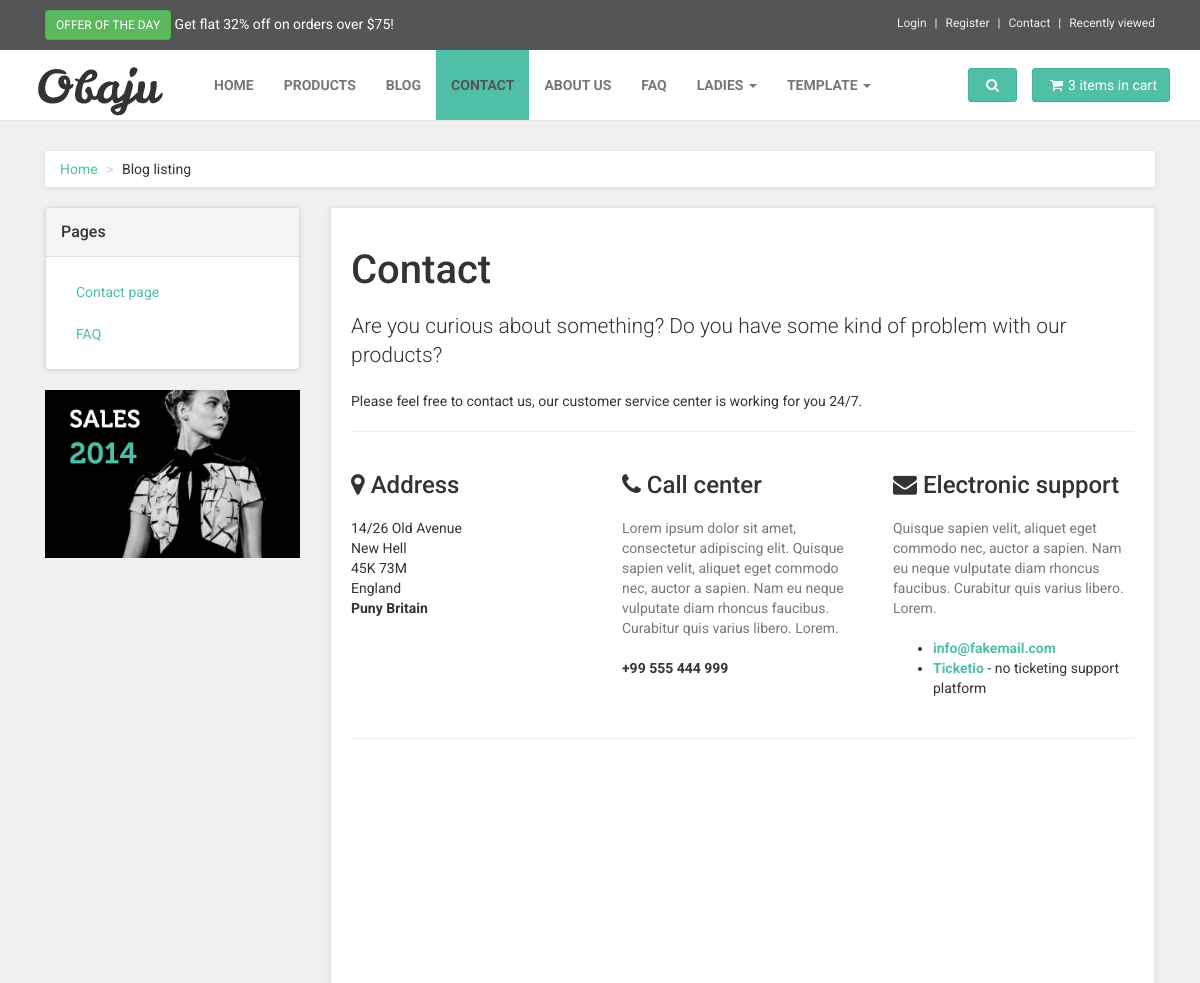
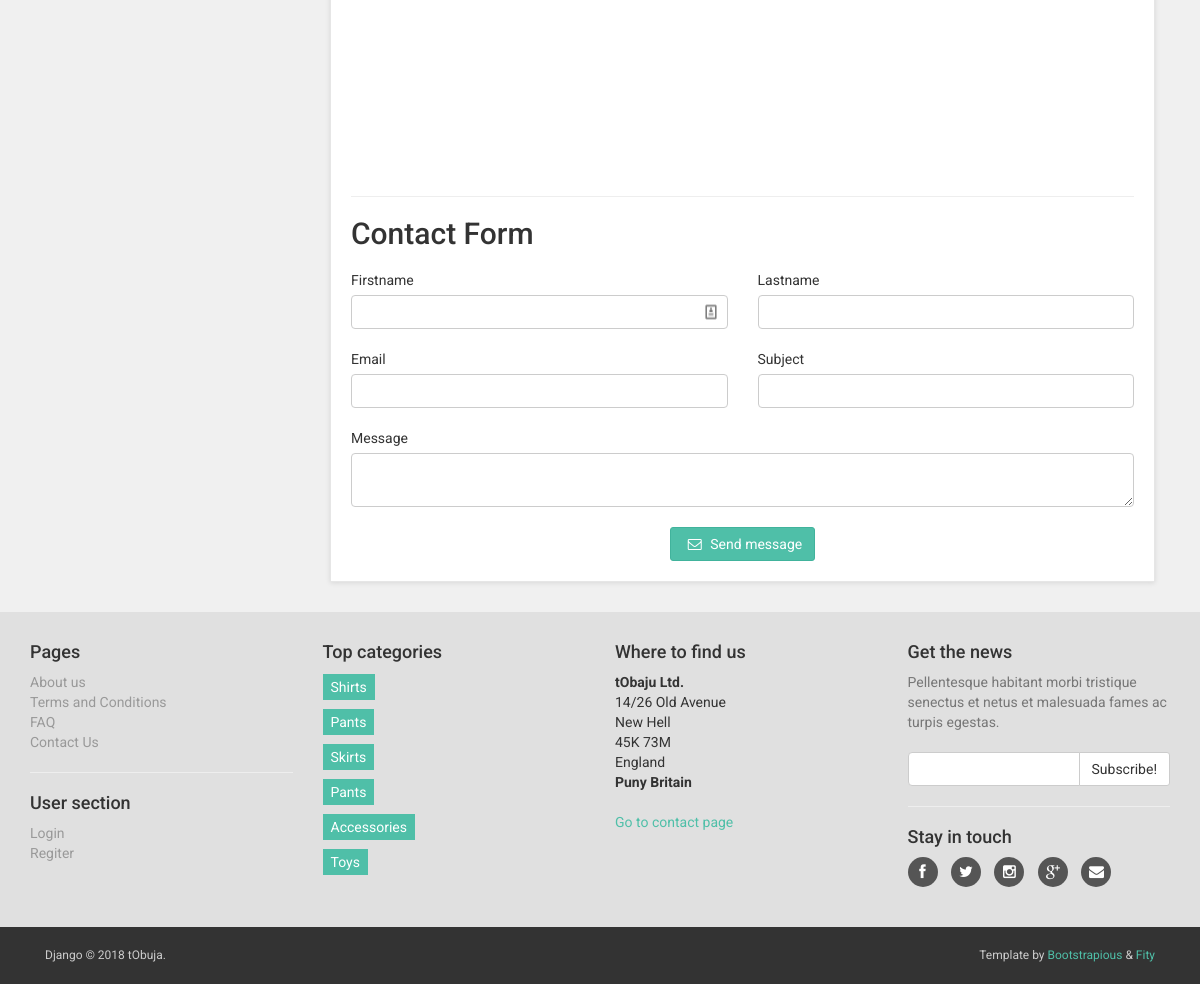
Page /contact/ on the committed database (2 pictures, top to bottom).
### shophome/models.py (models this page shows, shortened)
class TopOffer(models.Model):
    percentage = models.CharField(max_length=2)
    limit = models.CharField(max_length=5)
    create = models.DateTimeField(auto_now_add=True)
    update = models.DateTimeField(auto_now=True)

class Logo(models.Model):
    name = models.CharField(max_length=250, null=True, blank=True)
    image_large = models.ImageField(upload_to='homepage/logo/%Y/%m/%d/', null=True, blank=True)
    image_small = models.ImageField(upload_to='homepage/logo/%Y/%m/%d/', null=True, blank=True)
    create = models.DateTimeField(auto_now_add=True, null=True, blank=True)
    update = models.DateTimeField(auto_now=True, null=True, blank=True)

class ContactUsPage(models.Model):
    corporate_name = models.CharField(max_length=100, null=True, blank=True)
    street = models.CharField(max_length=100, null=True, blank=True)
    city = models.CharField(max_length=100, null=True, blank=True)
    postcode = models.CharField(max_length=12, null=True, blank=True)
    division = models.CharField(max_length=100, null=True, blank=True)
    country = models.CharField(max_length=100, null=True, blank=True)
    call_center_info = models.TextField(null=True, blank=True)
    call_center_phone = models.CharField(max_length=100, null=True, blank=True)
    electronic_support = models.TextField(null=True, blank=True)
    electronic_email = models.EmailField(null=True, blank=True)
    electronic_ticket_link = models.URLField(max_length=300, null=True, blank=True)
    electronic_ticket = models.CharField(max_length=250, null=True, blank=True)
    map_snippet = models.TextField(null=True, blank=True)
    create = models.DateTimeField(auto_now_add=True)
    update = models.DateTimeField(auto_now=True)
    class Meta:
        verbose_name = 'Contact Us'
        verbose_name_plural = 'Contact Us Page'

### products/models.py (models this page shows, shortened)
class ProductCategory(models.Model):
    CHOICES = (
        ('draft', 'Draft'),
        ('published', 'Published'),
    )
    name = models.CharField(max_length=250)
    cat_group = models.ForeignKey(CategoryGroup, on_delete=models.CASCADE, null=True, blank=True)
    image = models.ImageField(upload_to='product/category/%Y/%m/%d/', null=True, blank=True)
    description = models.TextField()
    status = models.CharField(max_length=20, choices=CHOICES, default='draft')
    create = models.DateTimeField(auto_now_add=True)
    update = models.DateTimeField(auto_now=True)
    class Meta:
        verbose_name = 'Product Category'
        verbose_name_plural = 'Product Categories'

### shophome/views.py (the view)
# urls.py: url(r'^contact/$', views.contact, name='contact'),
def contact(request):
    categories = ProductCategory.objects.filter(status='published')
    contactus = get_object_or_404(ContactUsPage)
    logo = get_object_or_404(Logo)
    offer = get_object_or_404(TopOffer)
    template = 'contact/contact.html'
    context = {
        'logo': logo,
        'offer': offer,
        'contactus': contactus,
        'categories': categories
    }
    return render(request, template, context)

### templates/contact/contact.html (shortened to what this page needs)
{% extends 'base.html' %}
{% block content %}
    <div id="content">
        <div class="container">
            <div class="col-md-12">
                {% include 'partials/_breadcrumb.html' %}
            </div>
            {% include 'contact/inc/sidebar.html' %}
            <div class="col-md-9">
                <div class="box" id="contact">
                    <h1>Contact</h1>
                    <p class="lead">Are you curious about something? Do you have some kind of problem with our
                        products?</p>
                    <p>Please feel free to contact us, our customer service center is working for you 24/7.</p>
                    <hr>
                    <div class="row">
                        <div class="col-sm-4">
                            <h3><i class="fa fa-map-marker"></i> Address</h3>
                            <p>{{ contactus.street }}
                                <br>{{ contactus.city }}
                                <br>{{ contactus.postcode }}
                                <br>{{ contactus.division }}
                                <br>
                                <strong>{{ contactus.country }}</strong>
                            </p>
                        </div>
                        <div class="col-sm-4">
                            <h3><i class="fa fa-phone"></i> Call center</h3>
                            <p class="text-muted">{{ contactus.call_center_info }}</p>
                            <p><strong>{{ contactus.call_center_phone }}</strong>
                            </p>
                        </div>
                        <div class="col-sm-4">
                            <h3><i class="fa fa-envelope"></i> Electronic support</h3>
                            <p class="text-muted">{{ contactus.electronic_support }}</p>
                            <ul>
                                <li><strong><a href="mailto:{{ contactus.electronic_email }}">{{ contactus.electronic_email }}</a></strong>
                                </li>
                                <li><strong><a href="{{ contactus.electronic_ticket_link }}">Ticketio</a></strong> - {{ contactus.electronic_ticket }}</li>
                            </ul>
                        </div>
                    </div>
                    <hr>
                    <div id="map">
                    </div>
                    <hr>
                    <h2>Contact Form</h2>
                    {% include 'contact/inc/contact_form.html' %}
                </div>
            </div>
        </div>
    </div>
{% endblock %}

### templates/partials/_topbar.html (shortened to what this page needs)
<div id="top">
    <div class="container">
        <div class="col-md-6 offer" data-animate="fadeInDown">
            <a href="#" class="btn btn-success btn-sm" data-animate-hover="shake">Offer of the day</a> <a href="#">Get
            flat {{ offer.percentage }}% off on orders over ${{ offer.limit }}!</a>
        </div>
        <div class="col-md-6" data-animate="fadeInDown">
            <ul class="menu">
                <li><a href="#" data-toggle="modal" data-target="#login-modal">Login</a>
                </li>
                <li><a href="register.html">Register</a>
                </li>
                <li><a href="contact.html">Contact</a>
                </li>
                <li><a href="#">Recently viewed</a>
                </li>
            </ul>
        </div>
    </div>
</div>

### templates/partials/_navbar.html (shortened to what this page needs)
{% load static %}
<div class="navbar navbar-default yamm" role="navigation" id="navbar">
    <div class="container">
        <div class="navbar-header">
            <a class="navbar-brand home" href="{% url 'shophome:homepage' %}" data-animate-hover="bounce">
                <img src="{{ logo.image_large.url }}" alt="{{ logo.name }}" class="hidden-xs">
            </a>
        </div>
        <div class="navbar-collapse collapse" id="navigation">
            <ul class="nav navbar-nav navbar-left">
                <li {% if request.path == '/' %}class="active"{% endif %}><a href="{% url 'shophome:homepage' %}">Home</a></li>
                <li {% if request.path == '/products/' %}class="active"{% endif %}><a href="{% url 'products:products_list' %}">Products</a></li>
                <li {% if request.path == '/blog/' %}class="active"{% endif %}><a href="{% url 'blog:blog_list' %}">Blog</a></li>
                <li {% if request.path == '/contact/' %}class="active"{% endif %}><a href="{% url 'shophome:contact' %}">Contact</a></li>
                <li {% if request.path == '/about-us/' %}class="active"{% endif %}><a href="{% url 'shophome:about_us' %}">About Us</a></li>
                <li {% if request.path == '/faq/' %}class="active"{% endif %}><a href="{% url 'shophome:faq' %}">FAQ</a></li>
                <li class="dropdown yamm-fw">
                    <a href="#" class="dropdown-toggle" data-toggle="dropdown" data-hover="dropdown" data-delay="200">Ladies
                        <b class="caret"></b></a>
                </li>
                <li class="dropdown yamm-fw">
                    <a href="#" class="dropdown-toggle" data-toggle="dropdown" data-hover="dropdown" data-delay="200">Template
                        <b class="caret"></b></a>
                </li>
            </ul>
        </div>
        <div class="navbar-buttons">
            <div class="navbar-collapse collapse right" id="basket-overview">
                <a href="basket.html" class="btn btn-primary navbar-btn"><i class="fa fa-shopping-cart"></i><span
                        class="hidden-sm">3 items in cart</span></a>
            </div>
            <div class="navbar-collapse collapse right" id="search-not-mobile">
                <button type="button" class="btn navbar-btn btn-primary" data-toggle="collapse" data-target="#search">
                    <i class="fa fa-search"></i>
                </button>
            </div>
        </div>
    </div>
</div>

### templates/partials/_footer.html (shortened to what this page needs)
<div id="footer" data-animate="fadeInUp">
    <div class="container">
        <div class="row">
            <div class="col-md-3 col-sm-6">
                <h4>Pages</h4>
                <ul>
                    <li><a href="{% url 'shophome:about_us' %}">About us</a>
                    </li>
                    <li><a href="{% url 'shophome:terms_and_conditions' %}">Terms and Conditions</a>
                    </li>
                    <li><a href="{% url 'shophome:faq' %}">FAQ</a>
                    </li>
                    <li><a href="{% url 'shophome:contact' %}">Contact Us</a>
                    </li>
                </ul>
                <hr>
                <h4>User section</h4>
                <ul>
                    <li><a href="#" data-toggle="modal" data-target="#login-modal">Login</a>
                    </li>
                    <li><a href="register.html">Regiter</a>
                    </li>
                </ul>
            </div>
            <div class="col-md-3 col-sm-6">
                <h4>Top categories</h4>
                <ul class="footer_category">
                    {% for category in categories %}
                        <li><a href="category.html">{{ category.name | capfirst}}</a></li>
                    {% endfor %}
                </ul>
            </div>
            <div class="col-md-3 col-sm-6">
                <h4>Where to find us</h4>
                <p><strong>{{ contactus.corporate_name }}.</strong>
                    <br>{{ contactus.street }}
                    <br>{{ contactus.city }}
                    <br>{{ contactus.postcode }}
                    <br>{{ contactus.division}}
                    <br>
                    <strong>{{ contactus.country}}</strong>
                </p>
                <a href="{% url 'shophome:contact' %}">Go to contact page</a>
            </div>
            <div class="col-md-3 col-sm-6">
                <h4>Get the news</h4>
                <p class="text-muted">Pellentesque habitant morbi tristique senectus et netus et malesuada fames ac
                    turpis egestas.</p>
                <form>
                    <div class="input-group">
                        <input type="text" class="form-control">
                        <span class="input-group-btn">
			    <button class="btn btn-default" type="button">Subscribe!</button>
			</span>
                    </div>
                </form>
                <hr>
                <h4>Stay in touch</h4>
                <p class="social">
                    <a href="#" class="facebook external" data-animate-hover="shake"><i class="fa fa-facebook"></i></a>
                    <a href="#" class="twitter external" data-animate-hover="shake"><i
                            class="fa fa-twitter"></i></a>
                    <a href="#" class="instagram external" data-animate-hover="shake"><i
                            class="fa fa-instagram"></i></a>
                    <a href="#" class="gplus external" data-animate-hover="shake"><i class="fa fa-google-plus"></i></a>
                    <a href="#" class="email external" data-animate-hover="shake"><i class="fa fa-envelope"></i></a>
                </p>
            </div>
        </div>
    </div>
</div>

### static/css/custom.css (style rules this page uses)
ul.footer_category li { margin: 15px 0; }
ul.footer_category a { background-color: #4fbfa8; padding: 5px 8px; color: white !important; }

### rows in the picture
TopOffer: percentage "32", limit "75"
Logo: image_large (picture)
ContactUsPage: street "14/26 Old Avenue", city "New Hell", postcode "45K 73M", division "England", country "Puny Britain", call_center_info "Lorem ipsum dolor sit amet, consectetur adipiscing elit. Quisque sapien velit, aliquet eget commodo nec, auctor a sapien. Nam eu neque vulputate diam rhoncus faucibus. Curabitur quis varius libero. Lorem.", call_center_phone "+99 555 444 999", electronic_support "Quisque sapien velit, aliquet eget commodo nec, auctor a sapien. Nam eu neque vulputate diam rhoncus faucibus. Curabitur quis varius libero. Lorem.", electronic_email "info@fakemail.com", electronic_ticket "no ticketing support platform", corporate_name "tObaju Ltd"
ProductCategory: name "Shirts"
ProductCategory: name "Pants"
ProductCategory: name "Skirts"
ProductCategory: name "Pants"
ProductCategory: name "Accessories"
ProductCategory: name "Toys"
